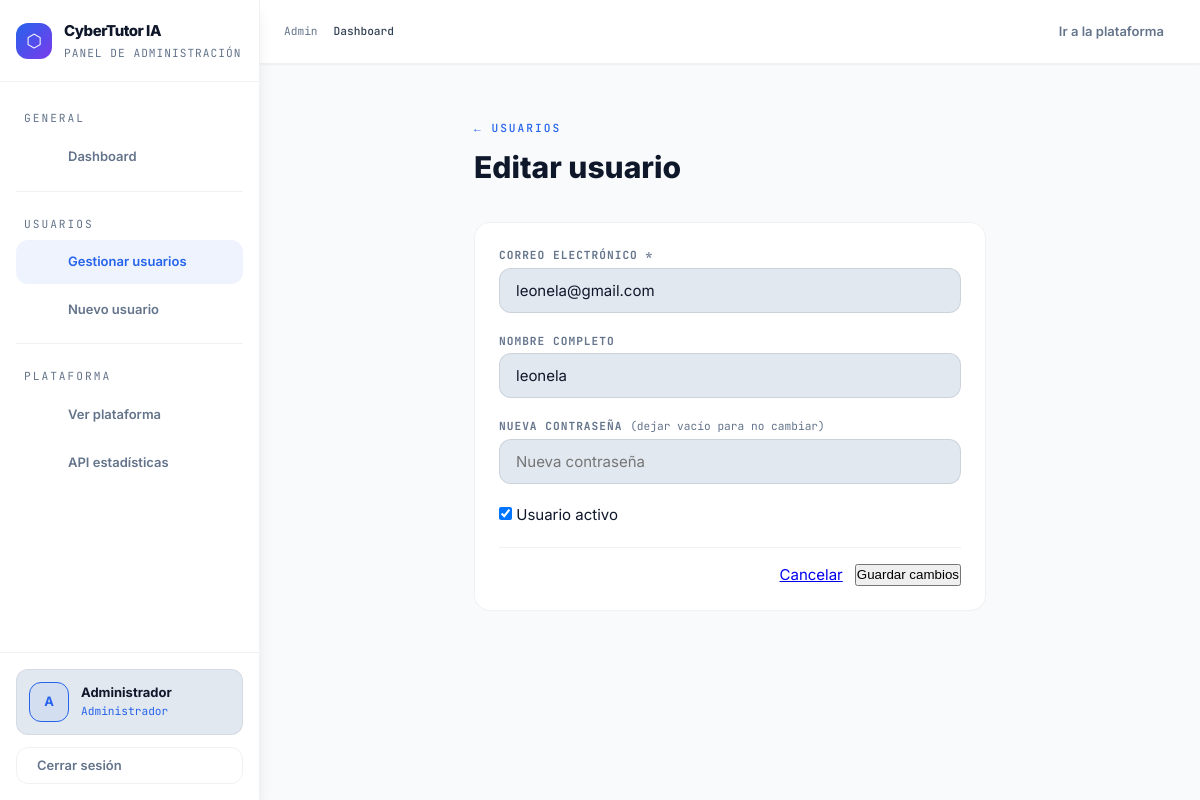
/admin/users/2/edit (signed in), run on the app's committed database.
### app/models/user.py (models this page shows, shortened)
class User(db.Model, UserMixin):
    __tablename__ = 'user'
    id           = db.Column(db.Integer, primary_key=True)
    email        = db.Column(db.String(100), unique=True, nullable=False)
    password     = db.Column(db.String(255), nullable=False)
    name         = db.Column(db.String(100), default='')
    is_admin     = db.Column(db.Boolean, default=False)
    is_active    = db.Column(db.Boolean, default=True)
    created_at   = db.Column(db.DateTime, default=datetime.utcnow)
    last_login   = db.Column(db.DateTime, nullable=True)
    __table_args__ = (
        db.Index('ix_user_admin_active', 'is_admin', 'is_active'),
        db.Index('ix_user_created_at', 'created_at'),
        db.Index('ix_user_last_login', 'last_login'),
    )
    quiz_results       = db.relationship('QuizResult',       backref='user', lazy=True, cascade='all, delete-orphan')
    simulation_results = db.relationship('SimulationResult', backref='user', lazy=True, cascade='all, delete-orphan')
    course_visits      = db.relationship('CourseVisit',      backref='user', lazy=True, cascade='all, delete-orphan')

### app/routes/admin.py (the view, shortened to what this page needs)
@admin.route('/users/<int:user_id>/edit', methods=['GET', 'POST'])
@login_required
@admin_required
def edit_user(user_id):
    user = User.query.get_or_404(user_id)
    return render_template('admin/user_form.html', action='edit', user=user)

### app/routes/admin.py (called while the page is built)
def admin_required(f):
    @wraps(f)
    def decorated(*args, **kwargs):
        if not current_user.is_authenticated or not current_user.is_admin:
            flash('Acceso restringido al panel de administrador.', 'error')
            return redirect(url_for('main.home'))
        return f(*args, **kwargs)
    return decorated

### app/templates/admin/user_form.html (shortened to what this page needs)
{% extends "base_admin.html" %}
{% block content %}
<div class="admin-page" style="max-width: 560px;">
  <div class="admin-header">
    <div>
      <div class="admin-eyebrow"><a href="{{ url_for('admin.users') }}" class="admin-back">← Usuarios</a></div>
      <h1 class="admin-title">{{ 'Editar usuario' if action == 'edit' else 'Nuevo usuario' }}</h1>
    </div>
  </div>
  <div class="admin-card">
    <form method="POST" class="admin-form">
      <div class="form-group">
        <label class="form-label">Correo electrónico *</label>
        <input type="email" name="email" class="form-input" required
               value="{{ user.email if user else '' }}" placeholder="usuario@email.com">
      </div>
      <div class="form-group">
        <label class="form-label">Nombre completo</label>
        <input type="text" name="name" class="form-input"
               value="{{ user.name if user else '' }}" placeholder="Nombre opcional">
      </div>
      <div class="form-group">
        <label class="form-label">
          {{ 'Nueva contraseña' if action == 'edit' else 'Contraseña *' }}
          {% if action == 'edit' %}<span class="form-hint">(dejar vacío para no cambiar)</span>{% endif %}
        </label>
        <input type="password" name="password" class="form-input" {{ 'required' if action == 'create' else '' }}
               placeholder="{{ 'Nueva contraseña' if action == 'edit' else 'Mínimo 6 caracteres' }}">
      </div>
      {% if action == 'edit' and user %}
      <div class="form-group">
        <label class="checkbox-label">
          <input type="checkbox" name="is_active" class="checkbox-input" {{ 'checked' if user.is_active else '' }}>
          Usuario activo
        </label>
      </div>
      {% endif %}
      <div class="form-actions">
        <a href="{{ url_for('admin.users') }}" class="btn btn-secondary">Cancelar</a>
        <button type="submit" class="btn btn-primary">
          {{ 'Guardar cambios' if action == 'edit' else 'Crear usuario' }}
        </button>
      </div>
    </form>
  </div>
</div>
{% endblock %}

### app/templates/base_admin.html (shortened to what this page needs)
<!DOCTYPE html>
<html lang="es" data-theme="light">
<head>
  <link rel="stylesheet" href="https://cdnjs.cloudflare.com/ajax/libs/tabler-icons/3.19.0/tabler-icons.min.css">
  <link rel="stylesheet" href="{{ url_for('static', filename='css/design-tokens.css') }}">
  <link rel="stylesheet" href="{{ url_for('static', filename='css/admin.css') }}">
</head>
<body>
<aside class="admin-sidebar" id="sidebar">
  <div class="sidebar-logo">
    <div class="logo-wrap">
      <div class="logo-icon">⬡</div>
      <div>
        <div class="logo-title">CyberTutor IA</div>
        <div class="logo-sub">Panel de administración</div>
      </div>
    </div>
  </div>
  <nav class="sidebar-nav">
    <span class="nav-section-label">General</span>
    <a href="{{ url_for('admin.dashboard') }}"
       class="nav-link {% if request.endpoint == 'admin.dashboard' %}active{% endif %}">
       Dashboard
    </a>
    <div class="nav-divider"></div>
    <span class="nav-section-label">Usuarios</span>
    <a href="{{ url_for('admin.users') }}"
       class="nav-link {% if request.endpoint in ['admin.users', 'admin.create_user', 'admin.edit_user'] %}active{% endif %}">
       Gestionar usuarios
    </a>
    <a href="{{ url_for('admin.create_user') }}" class="nav-link">
       Nuevo usuario
    </a>
    <div class="nav-divider"></div>
    <span class="nav-section-label">Plataforma</span>
    <a href="{{ url_for('main.home') }}" class="nav-link" target="_blank">
       Ver plataforma
    </a>
    <a href="{{ url_for('admin.api_stats') }}" class="nav-link" target="_blank">
       API estadísticas
    </a>
  </nav>
  <div class="sidebar-footer">
    <div class="admin-profile">
      <div class="profile-avatar">
        {{ current_user.email[0].upper() if current_user.is_authenticated else 'A' }}
      </div>
      <div>
        <div class="profile-name">
          {{ current_user.name or current_user.email if current_user.is_authenticated else 'Admin' }}
        </div>
        <div class="profile-role">Administrador</div>
      </div>
    </div>
    <a href="{{ url_for('auth.logout') }}" class="btn-logout">
       Cerrar sesión
    </a>
  </div>
</aside>
<main class="admin-main">
  <div class="admin-topnav">
    <div class="breadcrumb">
      <a href="{{ url_for('admin.dashboard') }}">Admin</a>
      <span class="current">{% block breadcrumb %}Dashboard{% endblock %}</span>
    </div>
    <div class="topnav-right">
      <a href="{{ url_for('main.home') }}" target="_blank"> Ir a la plataforma</a>
    </div>
  </div>
  <div class="admin-content">
    {% block content %}{% endblock %}
  </div>
</main>
</body>
</html>

### app/static/css/design-tokens.css (style rules this page uses)
:root { --space-0: 0; --space-1: 4px; --space-2: 8px; --space-3: 12px; --space-4: 16px; --space-5: 20px; --space-6: 24px; --space-8: 32px; --space-10: 40px; --space-12: 48px; --space-16: 64px; --space-20: 80px; --font-sans: 'Inter', system-ui, -apple-system, BlinkMacSystemFont, 'Segoe UI', Roboto, sans-serif; --font-mono: 'JetBrains Mono', 'Fira Code', 'SF Mono', monospace; --text-xs: 0.7rem; --text-sm: 0.8125rem; --text-base: 0.9375rem; --text-md: 1rem; --text-lg: 1.125rem; --text-xl: 1.25rem; --text-2xl: 1.5rem; --text-3xl: 1.875rem; --text-4xl: 2.25rem; --font-light: 300; --font-normal: 400; --font-medium: 500; --font-semibold: 600; --font-bold: 700; --font-extrabold: 800; --leading-tight: 1.1; --leading-normal: 1.5; --leading-relaxed: 1.625; --radius-none: 0; --radius-sm: 4px; --radius-md: 8px; --radius-lg: 12px; --radius-xl: 16px; --radius-2xl: 24px; --radius-full: 9999px; --transition-fast: 120ms cubic-bezier(0.4, 0, 0.2, 1); --transition-base: 200ms cubic-bezier(0.4, 0, 0.2, 1); --transition-slow: 300ms cubic-bezier(0.4, 0, 0.2, 1); --z-dropdown: 100; --z-sticky: 200; --z-fixed: 300; --z-modal-backdrop: 400; --z-modal: 500; --z-popover: 600; --z-tooltip: 700; --z-toast: 800; --sidebar-width: 260px; --sidebar-collapsed-width: 72px; --header-height: 64px; --container-max: 1200px; --container-padding: var(--space-6); --danger: var(--accent-red); --warning: var(--accent-orange); --info: var(--accent-blue); --safe: var(--accent-green); --success: var(--accent-green); }
[data-theme="light"] { --bg-primary: #f8fafc; --bg-secondary: #f1f5f9; --bg-tertiary: #e2e8f0; --bg-card: #ffffff; --bg-elevated: #f8fafc; --bg-overlay: rgba(248, 250, 252, 0.9); --text-primary: #0f172a; --text-secondary: #334155; --text-muted: #64748b; --text-disabled: #94a3b8; --text-inverse: #f8fafc; --border-light: rgba(15, 23, 42, 0.06); --border-medium: rgba(15, 23, 42, 0.1); --border-heavy: rgba(15, 23, 42, 0.15); --border-focus: var(--accent-blue-dark); --accent-blue: #2563eb; --accent-blue-dark: #1d4ed8; --accent-blue-light: #3b82f6; --accent-blue-glow: rgba(37, 99, 235, 0.15); --accent-blue-bg: rgba(37, 99, 235, 0.08); --accent-green: #059669; --accent-green-dark: #047857; --accent-green-light: #10b981; --accent-green-glow: rgba(5, 150, 105, 0.12); --accent-green-bg: rgba(5, 150, 105, 0.08); --accent-orange: #d97706; --accent-orange-dark: #b45309; --accent-orange-glow: rgba(217, 119, 6, 0.12); --accent-orange-bg: rgba(217, 119, 6, 0.08); --accent-red: #dc2626; --accent-red-dark: #b91c1c; --accent-red-glow: rgba(220, 38, 38, 0.12); --accent-red-bg: rgba(220, 38, 38, 0.08); --accent-purple: #7c3aed; --accent-purple-dark: #6d28d9; --accent-purple-glow: rgba(124, 58, 237, 0.12); --shadow-sm: 0 1px 2px rgba(0, 0, 0, 0.05); --shadow-md: 0 4px 6px -1px rgba(0, 0, 0, 0.1); --shadow-lg: 0 10px 15px -3px rgba(0, 0, 0, 0.1); --shadow-xl: 0 20px 25px -5px rgba(0, 0, 0, 0.15); --shadow-glow-blue: 0 0 20px var(--accent-blue-glow); --shadow-glow-green: 0 0 20px var(--accent-green-glow); --gradient-primary: linear-gradient(135deg, var(--accent-blue), var(--accent-purple)); --gradient-success: linear-gradient(135deg, var(--accent-green), var(--accent-green-light)); --gradient-warning: linear-gradient(135deg, var(--accent-orange), #fbbf24); --gradient-danger: linear-gradient(135deg, var(--accent-red), #fb7185); --gradient-card: linear-gradient(135deg, var(--bg-card) 0%, var(--bg-secondary) 100%); --gradient-hero: linear-gradient(135deg, var(--bg-primary) 0%, var(--bg-secondary) 100%); --grid-pattern: radial-gradient(circle at 1px 1px, var(--border-light) 1px, transparent 1px); }
*, *::before, *::after { box-sizing: border-box; margin: 0; padding: 0; }
html { scroll-behavior: smooth; -webkit-font-smoothing: antialiased; -moz-osx-font-smoothing: grayscale; }
body { font-family: var(--font-sans); font-size: var(--text-base); line-height: var(--leading-normal); color: var(--text-primary); background: var(--bg-primary); transition: background-color var(--transition-base), color var(--transition-fast); }

### data on the page
User: is_active+email "A", is_active+name "Administrador"
User: email "leonela@gmail.com", name "leonela"

### other printed values
{{ 'Editar usuario' if action == 'edit' else 'Nuevo usuario' }} "Editar usuario"
{{ 'Nueva contraseña' if action == 'edit' else 'Contraseña *' }} "NUEVA CONTRASEÑA"
{{ 'Guardar cambios' if action == 'edit' else 'Crear usuario' }} "Guardar cambios"
